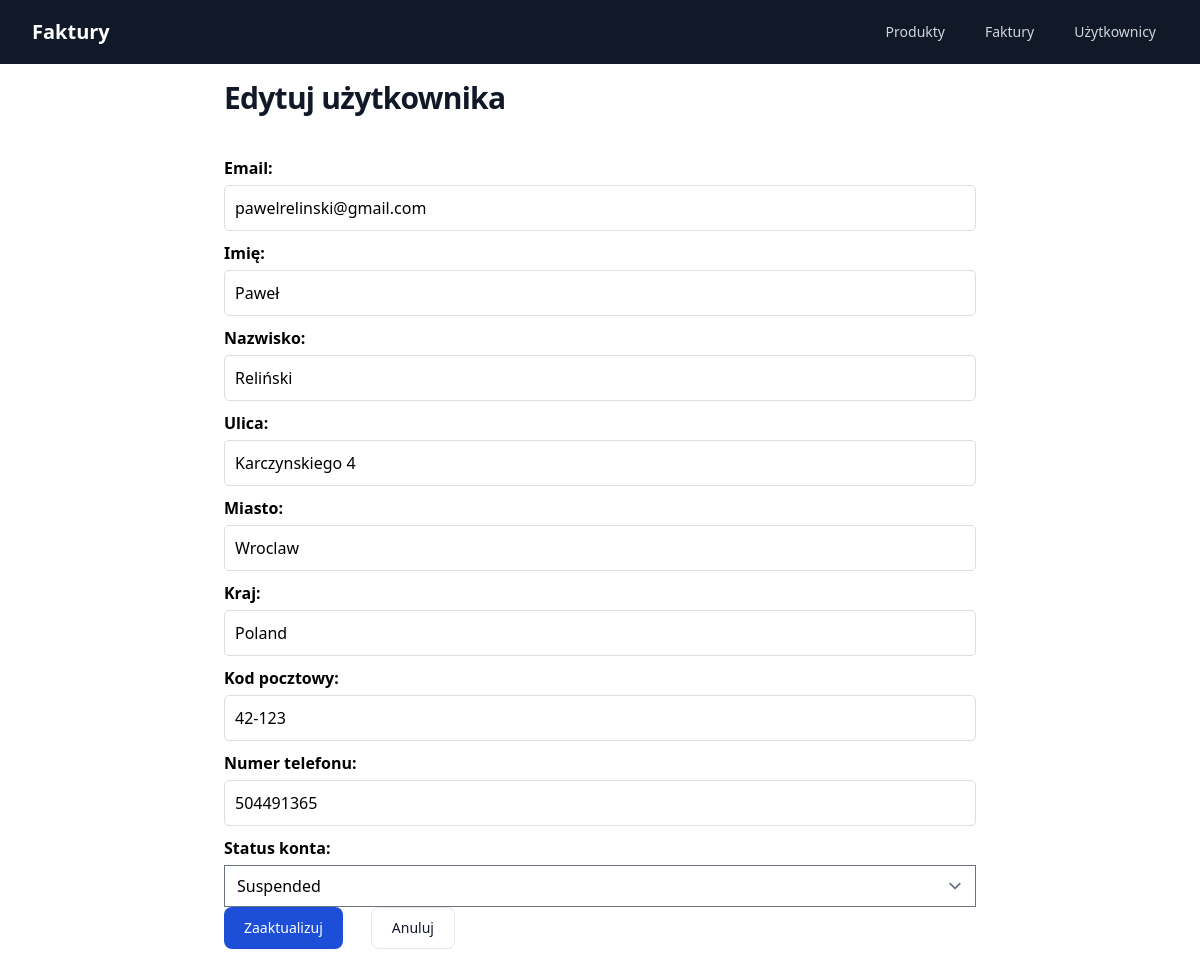
Page /user-update/2/ on the earlier database version.
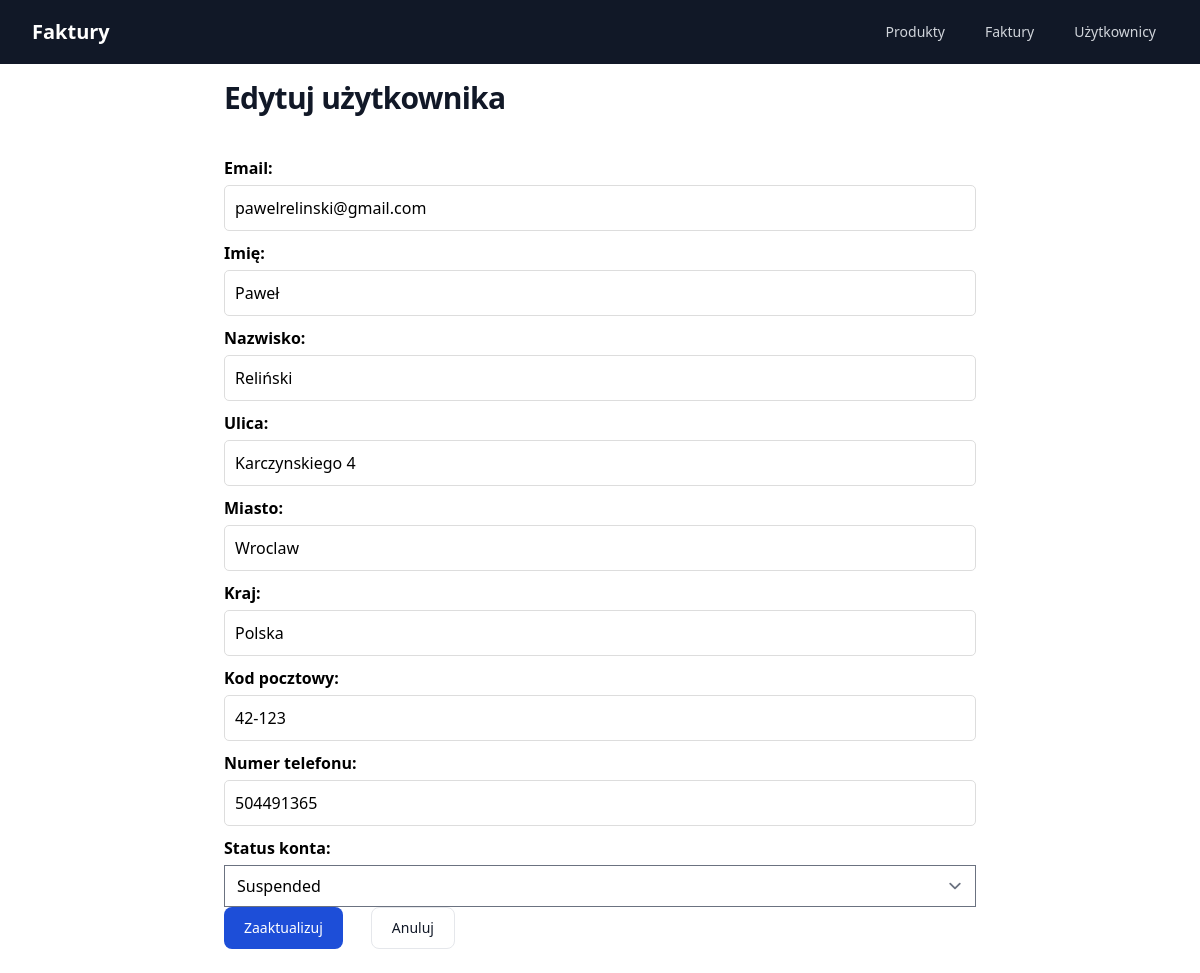
Same page on the later database version.
### core/models.py (models this page shows, shortened)
class User(models.Model):
    email = models.EmailField(unique=True)
    first_name = models.CharField(max_length=50)
    last_name = models.CharField(max_length=50)
    street_address = models.CharField(
        max_length=100,
        default='',
        null=False)
    city = models.CharField(
        max_length=50,
        default='',
        null=False)
    country = models.CharField(
        max_length=50,
        default='',
        null=False)
    postal_code = models.CharField(
        max_length=20,
        default='',
        null=False)
    contact_information = models.CharField(max_length=50)
    account_status = models.CharField(
        max_length=20,
        choices=[(status.value, status.value.title()) for status in UserAccountStatus],
        default=UserAccountStatus.ACTIVE)
    created_at = models.DateTimeField(auto_now_add=True)
    updated_at = models.DateTimeField(auto_now=True)

### core/views.py (the view)
# urls.py: path('user-update/<int:pk>/', views.UserUpdate.as_view(), name='user_update'),
class UserUpdate(generic.UpdateView):
    model = User
    form_class = UserForm
    template_name = 'core/user/user_update.html'
    success_url = reverse_lazy('core:users_list')

### core/forms.py
class UserForm(forms.ModelForm):
    class Meta:
        model = User
        fields = [
            'email',
            'first_name',
            'last_name',
            'street_address',
            'city',
            'country',
            'postal_code',
            'contact_information',
            'account_status'
        ]

### templates/core/user/user_update.html (shortened to what this page needs)
{% extends "core/base.html" %}
{% block content %}
    <header>
        <div class="mx-auto max-w-7xl">
            <h1 class="text-3xl font-bold tracking-tight text-gray-900 dark:text-white">
                Edytuj użytkownika
            </h1>
        </div>
    </header>
    <form method="post" class="mt-10">{% csrf_token %}
        <div>
            <label for="{{ form.email.id_for_label }}">Email:</label>
            {{ form.email }}
        </div>
        <div>
            <label for="{{ form.first_name.id_for_label }}">Imię:</label>
            {{ form.first_name }}
        </div>
        <div>
            <label for="{{ form.last_name.id_for_label }}">Nazwisko:</label>
            {{ form.last_name }}
        </div>
        <div>
            <label for="{{ form.street_address.id_for_label }}">Ulica:</label>
            {{ form.street_address }}
        </div>
        <div>
            <label for="{{ form.city.id_for_label }}">Miasto:</label>
            {{ form.city }}
        </div>
        <div>
            <label for="{{ form.country.id_for_label }}">Kraj:</label>
            {{ form.country }}
        </div>
        <div>
            <label for="{{ form.postal_code.id_for_label }}">Kod pocztowy:</label>
            {{ form.postal_code }}
        </div>
        <div>
            <label for="{{ form.contact_information.id_for_label }}">Numer telefonu:</label>
            {{ form.contact_information }}
        </div>
        <div>
            <label for="{{ form.account_status.id_for_label }}">Status konta:</label>
            {{ form.account_status }}
        </div>
        <div class="flex flex-row gap-x-5">
            <button type="submit"
                    class="text-white bg-blue-700 hover:bg-blue-800 focus:ring-4 focus:ring-blue-300 font-medium rounded-lg text-sm px-5 py-2.5 mr-2 mb-2 dark:bg-blue-600 dark:hover:bg-blue-700 focus:outline-none dark:focus:ring-blue-800">
                Zaaktualizuj
            </button>
            <a href="{% url 'core:users_list' %}"
               class="py-2.5 px-5 mr-2 mb-2 text-sm font-medium text-gray-900 focus:outline-none bg-white rounded-lg border border-gray-200 hover:bg-gray-100 hover:text-blue-700 focus:z-10 focus:ring-4 focus:ring-gray-200 dark:focus:ring-gray-700 dark:bg-gray-800 dark:text-gray-400 dark:border-gray-600 dark:hover:text-white dark:hover:bg-gray-700">
                Anuluj
            </a>
        </div>
    </form>
{% endblock %}

Differences in the rows shown:
changed User "pawelrelinski@gmail.com": country "Poland" → "Polska"
